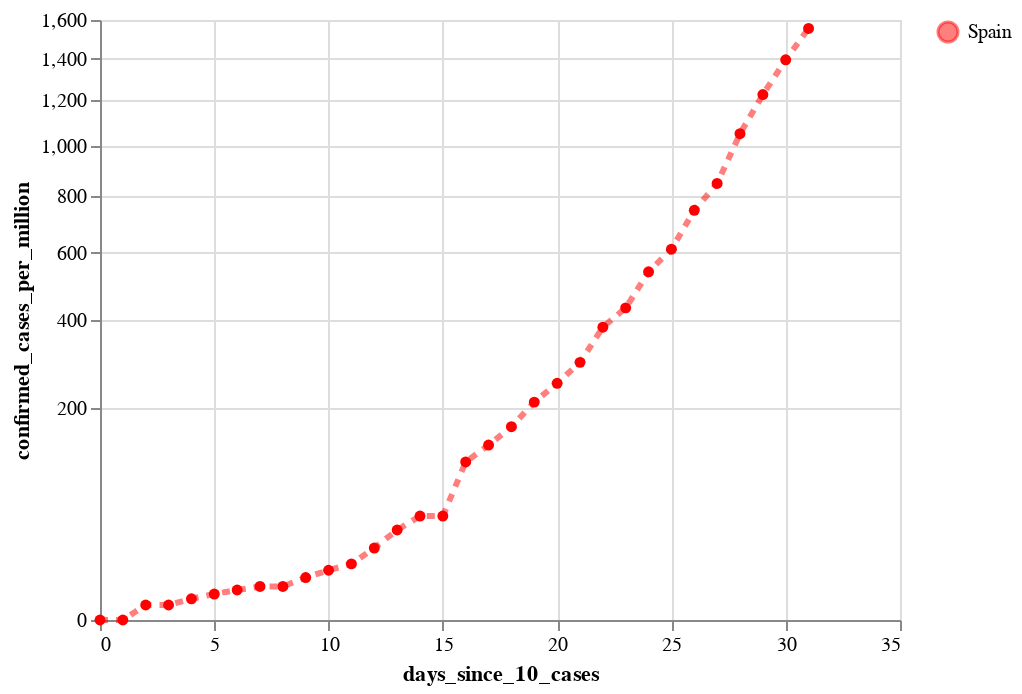

Notebook code for this chart:
### Code cell
#hide

cases_per_million_es_plot = alt.Chart(source_es).mark_line(
    color='red',
    opacity=0.5,
    strokeDash=[4,4],
    strokeWidth=3,
    point=True
).encode(
    x='days_since_10_cases:Q',
#     y='confirmed_cases:Q',
    y=alt.Y('confirmed_cases_per_million:Q', scale=alt.Scale(type='sqrt')),
#     size='new_cases:Q',
    tooltip=['country', 'date:T', 'confirmed_cases:Q', 'confirmed_cases_per_million:Q', 'new_cases'],
    color=alt.Color('country', scale=alt.Scale(range=['red'], domain=['Spain']), title="")
)

cases_per_million_es_plot

### Figure 1 — Vega-Lite specification as saved in the notebook (floating-point values rounded to 4 significant figures)
{"config": {"view": {"continuousWidth": 400, "continuousHeight": 300}}, "data": {"name": "data-a14ef43bb8e966ff8fbe282c2f68c0ac"}, "mark": {"type": "line", "color": "red", "opacity": 0.5, "point": true, "strokeDash": [4, 4], "strokeWidth": 3}, "encoding": {"color": {"type": "nominal", "field": "country", "scale": {"domain": ["Spain"], "range": ["red"]}, "title": ""}, "tooltip": [{"type": "nominal", "field": "country"}, {"type": "temporal", "field": "date"}, {"type": "quantitative", "field": "confirmed_cases"}, {"type": "quantitative", "field": "confirmed_cases_per_million"}, {"type": "quantitative", "field": "new_cases"}], "x": {"type": "quantitative", "field": "days_since_10_cases"}, "y": {"type": "quantitative", "field": "confirmed_cases_per_million", "scale": {"type": "sqrt"}}}, "$schema": "https://vega.github.io/schema/vega-lite/v4.0.2.json", "datasets": {"data-a14ef43bb8e966ff8fbe282c2f68c0ac": [{"country": "Spain", "date": "2020-02-26", "days_since_10_cases": 0, "confirmed_cases": 13, "confirmed_cases_per_million": 0.0, "new_cases": 0}, {"country": "Spain", "date": "2020-02-27", "days_since_10_cases": 1, "confirmed_cases": 15, "confirmed_cases_per_million": 0.0, "new_cases": 2}, {"country": "Spain", "date": "2020-02-28", "days_since_10_cases": 2, "confirmed_cases": 32, "confirmed_cases_per_million": 1.0, "new_cases": 17}, {"country": "Spain", "date": "2020-02-29", "days_since_10_cases": 3, "confirmed_cases": 45, "confirmed_cases_per_million": 1.0, "new_cases": 13}, {"country": "Spain", "date": "2020-03-01", "days_since_10_cases": 4, "confirmed_cases": 84, "confirmed_cases_per_million": 2.0, "new_cases": 39}, {"country": "Spain", "date": "2020-03-02", "days_since_10_cases": 5, "confirmed_cases": 120, "confirmed_cases_per_million": 3.0, "new_cases": 36}, {"country": "Spain", "date": "2020-03-03", "days_since_10_cases": 6, "confirmed_cases": 165, "confirmed_cases_per_million": 4.0, "new_cases": 45}, {"country": "Spain", "date": "2020-03-04", "days_since_10_cases": 7, "confirmed_cases": 222, "confirmed_cases_per_million": 5.0, "new_cases": 57}, {"country": "Spain", "date": "2020-03-05", "days_since_10_cases": 8, "confirmed_cases": 259, "confirmed_cases_per_million": 5.0, "new_cases": 37}, {"country": "Spain", "date": "2020-03-06", "days_since_10_cases": 9, "confirmed_cases": 400, "confirmed_cases_per_million": 8.0, "new_cases": 141}, {"country": "Spain", "date": "2020-03-07", "days_since_10_cases": 10, "confirmed_cases": 500, "confirmed_cases_per_million": 11.0, "new_cases": 100}, {"country": "Spain", "date": "2020-03-08", "days_since_10_cases": 11, "confirmed_cases": 673, "confirmed_cases_per_million": 14.0, "new_cases": 173}, {"country": "Spain", "date": "2020-03-09", "days_since_10_cases": 12, "confirmed_cases": 1073, "confirmed_cases_per_million": 23.0, "new_cases": 400}, {"country": "Spain", "date": "2020-03-10", "days_since_10_cases": 13, "confirmed_cases": 1695, "confirmed_cases_per_million": 36.0, "new_cases": 622}, {"country": "Spain", "date": "2020-03-11", "days_since_10_cases": 14, "confirmed_cases": 2277, "confirmed_cases_per_million": 48.0, "new_cases": 582}, {"country": "Spain", "date": "2020-03-12", "days_since_10_cases": 15, "confirmed_cases": 2277, "confirmed_cases_per_million": 48.0, "new_cases": 0}, {"country": "Spain", "date": "2020-03-13", "days_since_10_cases": 16, "confirmed_cases": 5232, "confirmed_cases_per_million": 111.0, "new_cases": 2955}, {"country": "Spain", "date": "2020-03-14", "days_since_10_cases": 17, "confirmed_cases": 6391, "confirmed_cases_per_million": 136.0, "new_cases": 1159}, {"country": "Spain", "date": "2020-03-15", "days_since_10_cases": 18, "confirmed_cases": 7798, "confirmed_cases_per_million": 166.0, "new_cases": 1407}, {"country": "Spain", "date": "2020-03-16", "days_since_10_cases": 19, "confirmed_cases": 9942, "confirmed_cases_per_million": 211.0, "new_cases": 2144}, {"country": "Spain", "date": "2020-03-17", "days_since_10_cases": 20, "confirmed_cases": 11748, "confirmed_cases_per_million": 249.0, "new_cases": 1806}, {"country": "Spain", "date": "2020-03-18", "days_since_10_cases": 21, "confirmed_cases": 13910, "confirmed_cases_per_million": 295.0, "new_cases": 2162}, {"country": "Spain", "date": "2020-03-19", "days_since_10_cases": 22, "confirmed_cases": 17963, "confirmed_cases_per_million": 381.0, "new_cases": 4053}, {"country": "Spain", "date": "2020-03-20", "days_since_10_cases": 23, "confirmed_cases": 20410, "confirmed_cases_per_million": 433.0, "new_cases": 2447}, {"country": "Spain", "date": "2020-03-21", "days_since_10_cases": 24, "confirmed_cases": 25374, "confirmed_cases_per_million": 539.0, "new_cases": 4964}, {"country": "Spain", "date": "2020-03-22", "days_since_10_cases": 25, "confirmed_cases": 28768, "confirmed_cases_per_million": 611.0, "new_cases": 3394}, {"country": "Spain", "date": "2020-03-23", "days_since_10_cases": 26, "confirmed_cases": 35136, "confirmed_cases_per_million": 746.0, "new_cases": 6368}, {"country": "Spain", "date": "2020-03-24", "days_since_10_cases": 27, "confirmed_cases": 39885, "confirmed_cases_per_million": 847.0, "new_cases": 4749}, {"country": "Spain", "date": "2020-03-25", "days_since_10_cases": 28, "confirmed_cases": 49515, "confirmed_cases_per_million": 1051.0, "new_cases": 9630}, {"country": "Spain", "date": "2020-03-26", "days_since_10_cases": 29, "confirmed_cases": 57786, "confirmed_cases_per_million": 1227.0, "new_cases": 8271}, {"country": "Spain", "date": "2020-03-27", "days_since_10_cases": 30, "confirmed_cases": 65719, "confirmed_cases_per_million": 1395.0, "new_cases": 7933}, {"country": "Spain", "date": "2020-03-28", "days_since_10_cases": 31, "confirmed_cases": 73235, "confirmed_cases_per_million": 1555.0, "new_cases": 7516}]}}
